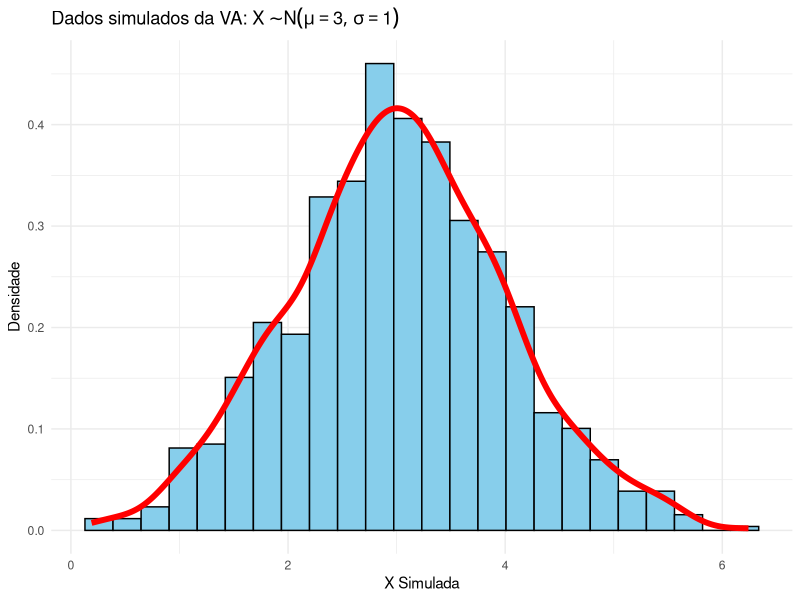
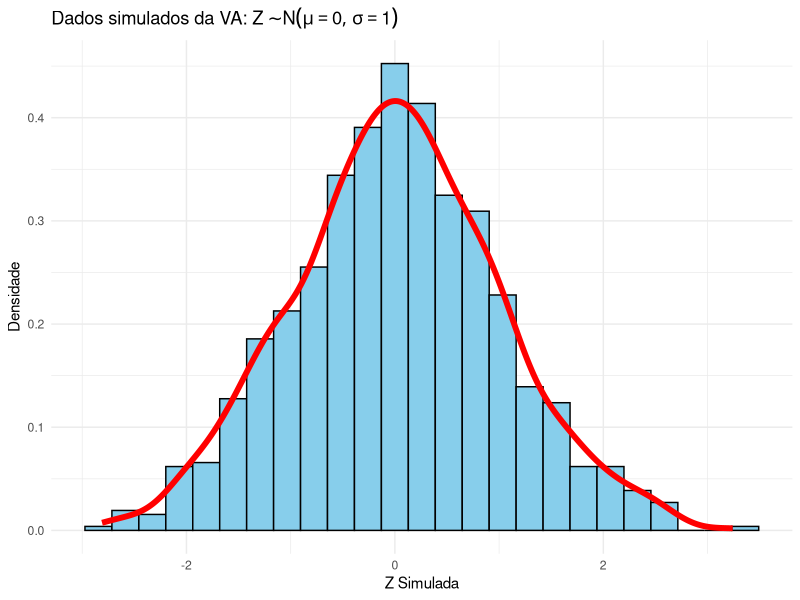

Reproduce these figures in R, in order.
## ---- chunk 1
#| label: setup
#| echo: false

# configura exibição de números
options(digits = 8, scipen = 999)

# carrega pacotes
library(tidyverse)
## ---- chunk 2
set.seed(123)
rnorm(5)
## ---- chunk 3
dnorm(0)
## ---- chunk 4
pnorm(1.96)
## ---- chunk 5
qnorm(0.975)
## ---- chunk 6
set.seed(123)
x_simulada <- rnorm(1000, mean = 3, sd = 1)
head(x_simulada)
## ---- chunk 7
# média amostral
mean(x_simulada)
## ---- chunk 8
# desvio padrão amostral
mean(x_simulada)
sd(x_simulada)
## ---- chunk 9
#| echo: false
df <- data.frame(x_simulada)

# Regra de Freedman-Diaconis para calcular o binwidth
iqr_valores <- IQR(df$x_simulada)
n <- length(df$x_simulada)
binwidth_fd = 2 * iqr_valores / (n^(1/3))

# Histograma com densidade empírica
ggplot(df, aes(x = x_simulada)) +
  geom_histogram(
    aes(y = after_stat(density)), 
    binwidth = binwidth_fd, 
    color = "black",
    fill = "skyblue") +
  geom_density(col = "red", size = 2) + 
  labs(title = expression("Dados simulados da VA: " * X %~% N(mu == 3, sigma == 1)), 
     x = "X Simulada",
     y = "Densidade") +
  theme_minimal()
## ---- chunk 10
set.seed(123)
z_simulada <- rnorm(1000, mean = 0, sd = 1)
head(z_simulada)
## ---- chunk 11
# média amostral
mean(z_simulada)
## ---- chunk 12
# desvio amostral
sd(z_simulada)
## ---- chunk 13
#| echo: false
df2 <- data.frame(z_simulada)

# Regra de Freedman-Diaconis para calcular o binwidth
iqr_valores <- IQR(df2$z_simulada)
n <- length(df2$z_simulada)
binwidth_fd = 2 * iqr_valores / (n^(1/3))

# Histograma com densidade empírica
ggplot(df2, aes(x = z_simulada)) +
  geom_histogram(
    aes(y = after_stat(density)), 
    binwidth = binwidth_fd, 
    color = "black",
    fill = "skyblue") +
  geom_density(col = "red", size = 2) + 
  labs(title = expression("Dados simulados da VA: " * Z %~% N(mu == 0, sigma == 1)), 
     x = "Z Simulada",
     y = "Densidade") +
  theme_minimal()
## ---- chunk 14
dnorm(0)
## ---- chunk 15
pnorm(0)
## ---- chunk 16
pnorm(1)
## ---- chunk 17
1 - pnorm(0)
## ---- chunk 18
pnorm(0.14) - pnorm(-0.98)
## ---- chunk 19
qnorm(0.5)
## ---- chunk 20
qnorm(0.9)
## ---- chunk 21
# Simulando notas de uma turma de 19 alunos
# Fixa a semente para reprodutibilidade
set.seed(2024)

# Simula notas com média 55 e desvio padrão 12
notas_turma <- round(rnorm(19, mean = 55, sd = 12))

# Limita as notas entre 38 e 85
notas_turma <- pmax(38, pmin(85, notas_turma)) 

# Visualiza as notas simuladas
head(notas_turma, 19)
## ---- chunk 22
# Cria a data frame analise_relativa
analise_relativa <- data.frame(alunos = 1:19, notas = notas_turma) %>%
  # Calcula o z-score e nota relativa
  mutate(
    z_score = scale(notas),              # calcula o z-score
    z_score_arred = round(z_score, 1),   # arredonda o z-score
    nota_relativa = round(pnorm(z_score) * 100, 1)  # percentil
  ) %>%
  # Remove coluna intermediária
  select(-z_score)
  
# Visualiza os dados
head(analise_relativa, 19)
## ---- chunk 23
pnorm(-0.04, mean = 0.01, sd = 0.03)
## ---- chunk 24
pnorm(0, mean = 0.01, sd = 0.03, lower.tail = FALSE)
## ---- chunk 25
pnorm(0.05, mean = 0.01, sd = 0.03, lower.tail = FALSE)
## ---- chunk 26
pnorm(15000, mean = 12000, sd = 2500, lower.tail = FALSE)
## ---- chunk 27
qnorm(0.95, mean = 12000, sd = 2500)
## ---- chunk 28
qnorm(0.10, mean = 12000, sd = 2500)
## ---- chunk 29
# Fixa a semente do gerador de números aleatórios
set.seed(123)

# Listagem da população de faturas
listagem_populacao <- 1:10000

# Extrai uma AAS com n = 20 da população, sem reposição
faturas_selecionadas <- sample(listagem_populacao, 20)
faturas_selecionadas
## ---- chunk 30
# Definir o número de lançamentos
n_lancamentos <- 10000

# Simular os lançamentos de um dado honesto
set.seed(123)  # Para reprodutibilidade
dado <- 1:6
resultados <- sample(dado, n_lancamentos, replace = TRUE)

# Calcular a média empírica após os lançamentos
media_empirica <- mean(resultados)
media_empirica
## ---- chunk 31
# Definir os dados do investimento
retornos <- c(-50000, 100000, 300000)
probabilidades <- c(0.2, 0.5, 0.3)

# Cálculo teórico do valor esperado
valor_esperado <- sum(retornos * probabilidades)
valor_esperado
## ---- chunk 32
# Simulação para verificação
set.seed(123)
n_simulacoes <- 10000

# Simular investimentos
indices <- sample(1:3, n_simulacoes, prob = probabilidades, replace = TRUE)
retornos_simulados <- retornos[indices]

# Média empírica
media_empirica <- mean(retornos_simulados)
media_empirica
## ---- chunk 33
table(retornos_simulados) / n_simulacoes
## ---- chunk 34
# Define os parâmetros
prob_incendio <- 0.01
valor_indenizacao <- 150000
margem <- 0.25

# a) Valor esperado das indenizações
valor_esperado <- prob_incendio * valor_indenizacao
valor_esperado
## ---- chunk 35
premio_anual <- valor_esperado * (1 + margem)
premio_anual
## ---- chunk 36

set.seed(123)
n_casas <- 10000
sinistros <- sample(c(0, valor_indenizacao), n_casas, 
                   prob = c(0.99, 0.01), replace = TRUE)

# Calcula a média dos sinistros
media_sinistros <- mean(sinistros)
media_sinistros
## ---- chunk 37
num_incendios <- sum(sinistros > 0)
num_incendios
## ---- chunk 38
# Projeto A
retornos_A <- c(220000, 280000, 320000)
probs_A <- c(0.3, 0.4, 0.3)
investimento_A <- 200000

lucros_A <- retornos_A - investimento_A
lucro_esperado_A <- sum(lucros_A * probs_A)

# Projeto B
retornos_B <- c(180000, 260000, 400000)
probs_B <- c(0.2, 0.5, 0.3)
investimento_B <- 200000

lucros_B <- retornos_B - investimento_B
lucro_esperado_B <- sum(lucros_B * probs_B)

# Resultados
lucro_esperado_A
lucro_esperado_B

